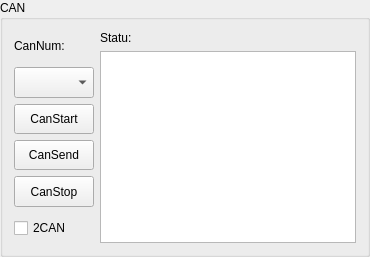
       <widget class="QGroupBox" name="groupBox_can">
        <property name="sizePolicy">
         <sizepolicy hsizetype="Preferred" vsizetype="Preferred">
          <horstretch>0</horstretch>
          <verstretch>0</verstretch>
         </sizepolicy>
        </property>
        <property name="title">
         <string>CAN</string>
        </property>
        <layout class="QHBoxLayout" name="horizontalLayout">
         <item>
          <layout class="QVBoxLayout" name="verticalLayout_can_1">
           <item>
            <widget class="QLabel" name="label_canNum">
             <property name="text">
              <string>CanNum:</string>
             </property>
            </widget>
           </item>
           <item>
            <widget class="QComboBox" name="comboBox_canNum">
             <property name="sizePolicy">
              <sizepolicy hsizetype="Preferred" vsizetype="Preferred">
               <horstretch>0</horstretch>
               <verstretch>0</verstretch>
              </sizepolicy>
             </property>
            </widget>
           </item>
           <item>
            <widget class="QPushButton" name="pushButton_canStart">
             <property name="sizePolicy">
              <sizepolicy hsizetype="Minimum" vsizetype="Preferred">
               <horstretch>0</horstretch>
               <verstretch>0</verstretch>
              </sizepolicy>
             </property>
             <property name="text">
              <string>CanStart</string>
             </property>
            </widget>
           </item>
           <item>
            <widget class="QPushButton" name="pushButton_canSend">
             <property name="sizePolicy">
              <sizepolicy hsizetype="Minimum" vsizetype="Preferred">
               <horstretch>0</horstretch>
               <verstretch>0</verstretch>
              </sizepolicy>
             </property>
             <property name="text">
              <string>CanSend</string>
             </property>
            </widget>
           </item>
           <item>
            <widget class="QPushButton" name="pushButton_canStop">
             <property name="sizePolicy">
              <sizepolicy hsizetype="Minimum" vsizetype="Preferred">
               <horstretch>0</horstretch>
               <verstretch>0</verstretch>
              </sizepolicy>
             </property>
             <property name="text">
              <string>CanStop</string>
             </property>
            </widget>
           </item>
           <item>
            <widget class="QCheckBox" name="checkBox_2can">
             <property name="sizePolicy">
              <sizepolicy hsizetype="Minimum" vsizetype="Preferred">
               <horstretch>0</horstretch>
               <verstretch>0</verstretch>
              </sizepolicy>
             </property>
             <property name="text">
              <string>2CAN</string>
             </property>
            </widget>
           </item>
          </layout>
         </item>
         <item>
          <layout class="QVBoxLayout" name="verticalLayou_can_2">
           <item>
            <widget class="QLabel" name="label_can_statu">
             <property name="text">
              <string>Statu:</string>
             </property>
            </widget>
           </item>
           <item>
            <widget class="QTextBrowser" name="textBrowser_can_text"/>
           </item>
          </layout>
         </item>
        </layout>
       </widget>
